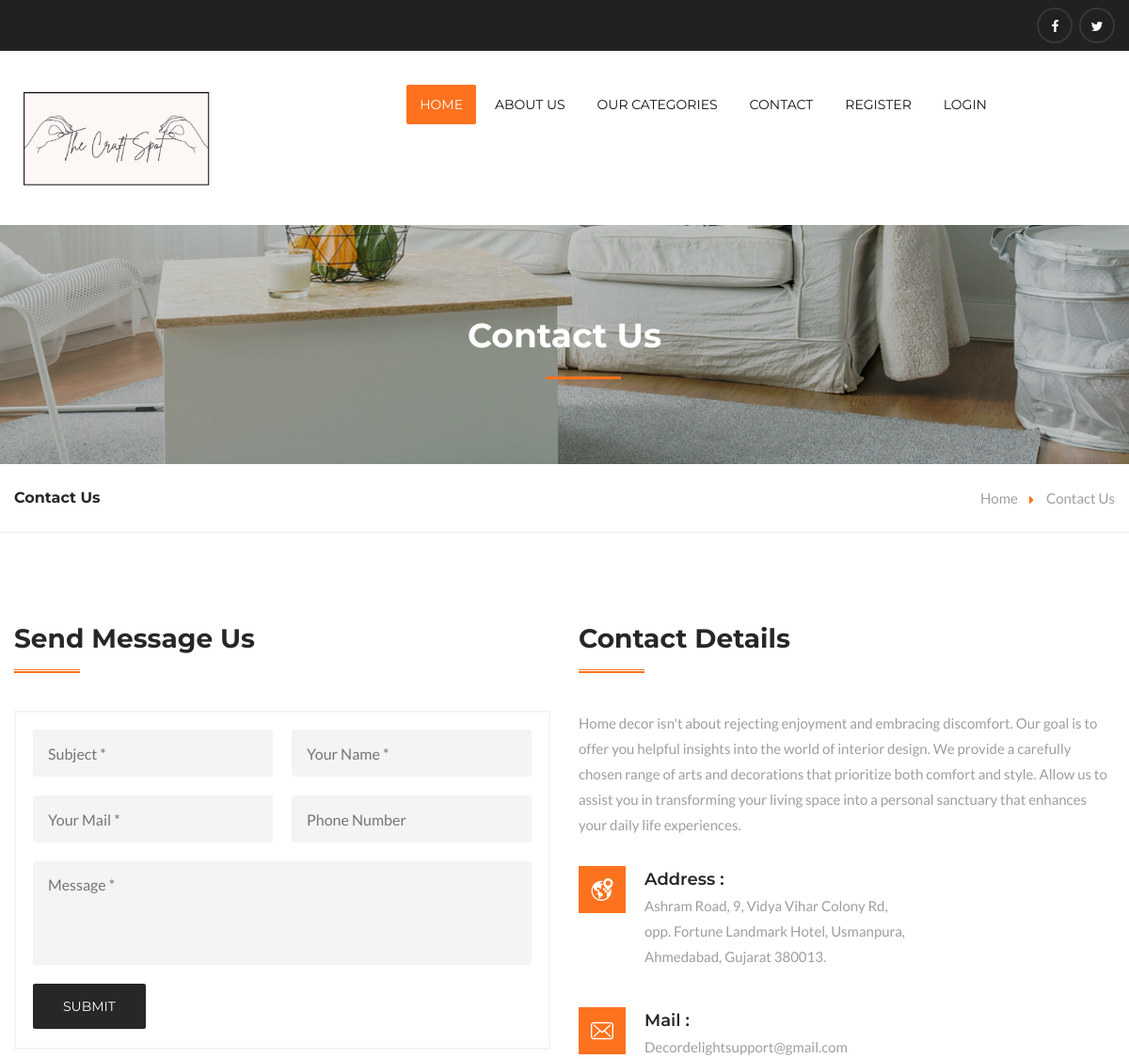
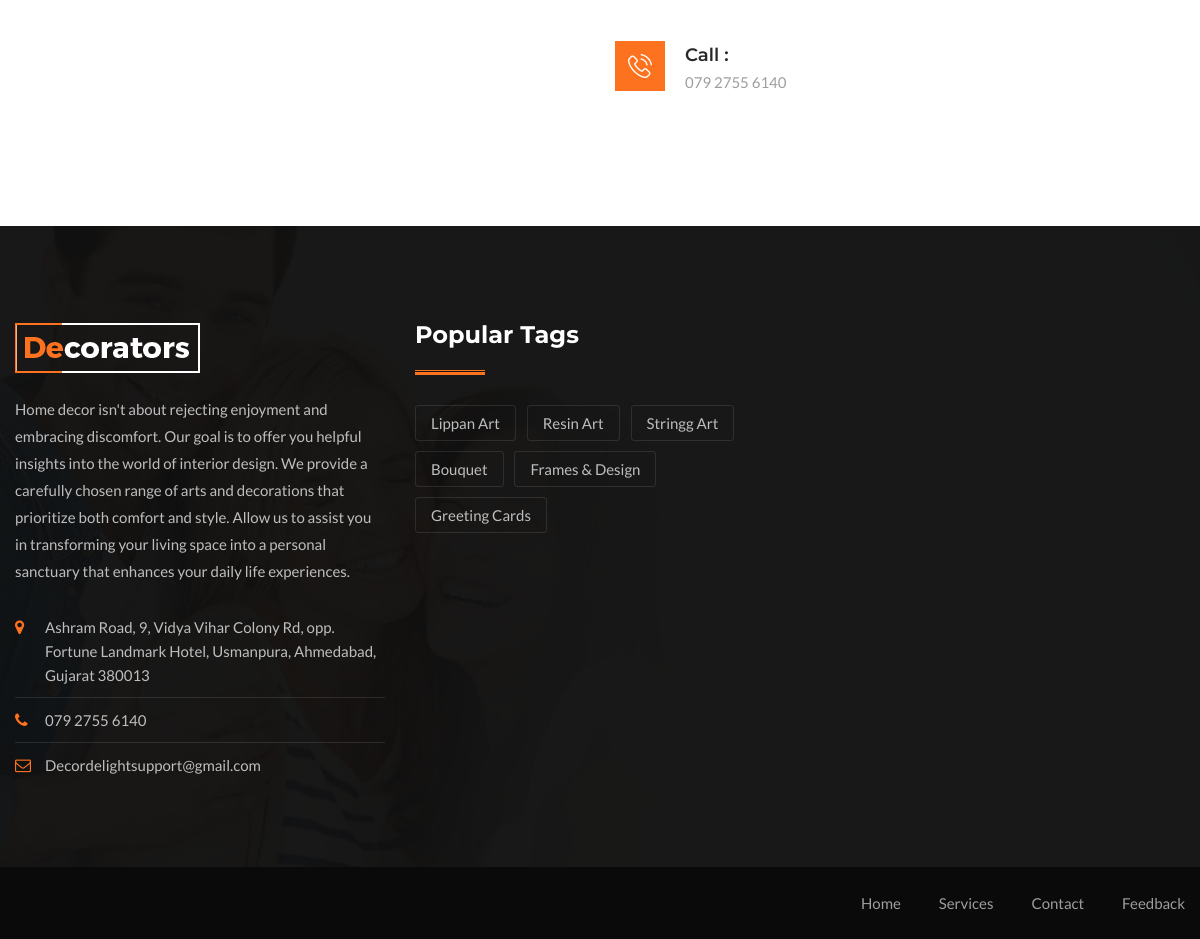
The app's page /contact with its own data (2 pictures, top to bottom).
### myapp/models.py (models this page shows, shortened)
class Category(models.Model):
    CAT_NAME = models.CharField(max_length=30,null=True)
    CAT_IMG = models.ImageField(upload_to='photos',null=True)
    def category_photo(self):
        return mark_safe('<img src="{}" width="100"/>'.format(self.CAT_IMG.url))
    category_photo.allow_tags = True

### myapp/views.py (the view)
# urls.py: path('contact',views.contactpage,name="contactpage"),
def contactpage(request):
    fetchcontactdata = contact_us.objects.all()
    fetchcatdata = Category.objects.all()
    print(fetchcontactdata)
    context = {
        "data" : fetchcontactdata,
        "catdata": fetchcatdata
    }
    return render(request, "contact.html",context)

### myapp/templates/contact.html (shortened to what this page needs)
<!DOCTYPE html>
{% load static %}
<html>
<head>
<link href="static/css/bootstrap.css" rel="stylesheet">
<link href="static/css/style.css" rel="stylesheet">
<link href="static/css/responsive.css" rel="stylesheet">
</head>
<body>
<div class="page-wrapper">
       <header class="main-header">
    	<div class="header-top">
        	<div class="auto-container">
            	<div class="row clearfix">
                    <div class="top-right pull-right">
                        <div class="social-icon">
                        	<a href="#"><span class="fa fa-facebook"></span></a>
                            <a href="#"><span class="fa fa-twitter"></span></a>
                        </div>
                    </div>
                </div>
            </div>
        </div>
    	<div class="main-box">
        	<div class="auto-container">
            	<div class="outer-container clearfix">
                    <div class="logo-box">
                        <div class="logo"><a href="index-2.html"><img src="static/images/image.png" alt="" style="margin: 10px; width: 200px; height =200px;"></a></div>
                    </div>
                    <div class="nav-outer clearfix">
                        <nav class="main-menu">
                            <div class="navbar-collapse collapse clearfix">
                                <ul class="navigation clearfix">
                                    <li class="current"><a href="/">Home</a></li>
                                    <li class="dropdown"><a href="/about">About Us</a>
                                    </li>
                                    <li class="dropdown"><a href="/discover">Our Categories</a>
                                    </li>
                                    <li><a href="/contact">Contact</a></li>
                                    {% if request.session.logname %}
                                    <li><a href="/logout/">Logout</a></li>
                                {% else %}
                                    <li><a href="/register">Register</a></li>
                                    <li><a href="/login">Login</a></li>
                                {% endif %}
                                 </ul>
                            </div>
                        </nav>
                    </div>
            	</div>
            </div>
        </div>
    </header>
    <section class="page-title" style="background-image:url(static/images/background/bg-page-title-1.jpg);">
        <div class="auto-container">
            <h1>Contact Us</h1>
        </div>
    </section>
    <section class="page-info">
        <div class="auto-container clearfix">
            <div class="pull-left"><h2>Contact Us</h2></div>
            <div class="pull-right">
                <ul class="bread-crumb clearfix">
                    <li><a href="/index">Home</a></li>
                    <li>Contact Us</li>
                </ul>
            </div>
        </div>
    </section>
    <section class="contact-section">
    	<div class="auto-container">
        	<div class="row clearfix">
            	<div class="column form-column col-lg-6 col-md-12 col-sm-12 col-xs-12">
                	<div class="sec-title medium"><h2>Send Message Us</h2></div>
                    <div class="form-box default-form">
                        <div class="contact-form default-form">
                            <form action="/insertcontactdata" method="post" enctype="multipart/form-data" id="contact-form">
                                <div class="row clearfix">
                                    <div class="form-group col-md-6 col-sm-6 col-xs-12">
                                        <input type="text" name="subject" value="" placeholder="Subject *" required>
                                    </div>
                                    <div class="form-group col-md-6 col-sm-6 col-xs-12">
                                        <input type="text" name="username" value="" placeholder="Your Name *" required>
                                    </div>
                                    <div class="form-group col-md-6 col-sm-6 col-xs-12">
                                        <input type="email" name="email" value="" placeholder="Your Mail *" required>
                                    </div>
                                    <div class="form-group col-md-6 col-sm-6 col-xs-12">
                                        <input type="text" name="phone" value=""  pattern="[6-9][0-9]{9}" maxlength="10"
                                        minlength="10" placeholder="Phone Number"required>
                                    </div>
                                    <div class="form-group col-md-12 col-sm-12 col-xs-12">
                                        <textarea name="message" placeholder="Message *"></textarea>
                                    </div>
                                    <div class="form-group col-md-12 col-sm-12 col-xs-12">
                                       <input type="submit" class="theme-btn btn-style-two" name="Submit" value="Submit" />
                                    </div>
                                </div>
                            </form>
                        </div>
                    </div>
                </div>
                <div class="column info-column col-lg-6 col-md-6 col-sm-12 col-xs-12">
                	<div class="sec-title medium"><h2>Contact Details</h2></div>
                	<div class="desc-text">Home decor isn't about rejecting enjoyment and embracing discomfort. Our goal is to offer you helpful insights into the world of interior design. We provide a carefully chosen range of arts and decorations that prioritize both comfort and style. Allow us to assist you in transforming your living space into a personal sanctuary that enhances your daily life experiences.</div>
                    <div class="info-style-one">
                        <ul>
                            <li><div class="icon-box"><span class="flaticon-international-delivery"></span></div><h4>Address :</h4><div class="text">Ashram Road, 9, Vidya Vihar Colony Rd, <br> opp. Fortune Landmark Hotel, Usmanpura, <br>Ahmedabad, Gujarat 380013.</div></li>
                            <li><div class="icon-box"><span class="flaticon-envelope"></span></div><h4>Mail :</h4><div class="text">Decordelightsupport@gmail.com</div></li>
                            <li><div class="icon-box"><span class="flaticon-phone-call"></span></div><h4>Call :</h4><div class="text"> 079 2755 6140</div></li>
                        </ul>
                    </div>
                </div>
            </div>
       	</div>
   	</section>
    <footer class="main-footer" style="background-image:url(/static/images/background/footer-bg.jpg);">
    <div class="auto-container">
        <div class="widgets-section">
            <div class="row clearfix">
                <div class="footer-column col-md-4 col-sm-4 col-xs-12">
                    <div class="footer-widget about-widget">
                        <div class="footer-logo"><figure><a href="index"><img src="/static/images/logo-4.png" alt=""></a></figure></div>
                        <div class="widget-content">
                            <div class="text">Home decor isn't about rejecting enjoyment and embracing discomfort. Our goal is to offer you helpful insights into the world of interior design. We provide a carefully chosen range of arts and decorations that prioritize both comfort and style. Allow us to assist you in transforming your living space into a personal sanctuary that enhances your daily life experiences.</div>
                            <ul class="contact-info">
                                <li><span class="icon fa fa-map-marker"></span>Ashram Road, 9, Vidya Vihar Colony Rd, opp. Fortune Landmark Hotel, Usmanpura, Ahmedabad, Gujarat 380013</li>
                                <li><span class="icon fa fa-phone"></span>079 2755 6140</li>
                                <li><span class="icon fa fa-envelope-o"></span>Decordelightsupport@gmail.com</li>
                            </ul>
                        </div>
                    </div>
                </div>
                <div class="footer-column col-md-4 col-sm-4 col-xs-12">
                    <div class="footer-widget tags-widget">
                        <h2>Popular Tags</h2>
                        <div class="widget-content">
                            <ul class="tags-list">
                                {% for i in catdata %}
                                    <li><a href="/productfilter/{{ i.id }}">{{ i.CAT_NAME }}</a></li>
                                {% endfor %}
                            </ul>
                        </div>
                    </div>
                </div>
            </div>
        </div>
    </div>
    <div class="footer-bottom">
        <div class="auto-container">
            <div class="clearfix">
                <div class="pull-right">
                    <ul class="footer-nav">
                        <li><a href=/index>Home</a></li>
                        <li><a href="/services">Services</a></li>
                        <li><a href="/contact">Contact</a></li>
                        <li><a href="/feedback">Feedback</a></li>
                    </ul>
                </div>
            </div>
        </div>
    </div>
</footer>
</div>
</body>
</html>

### records on screen
Category: CAT_NAME "Lippan Art"
Category: CAT_NAME "Resin Art"
Category: CAT_NAME "Stringg Art"
Category: CAT_NAME "Bouquet"
Category: CAT_NAME "Frames & Design"
Category: CAT_NAME "Greeting Cards"
